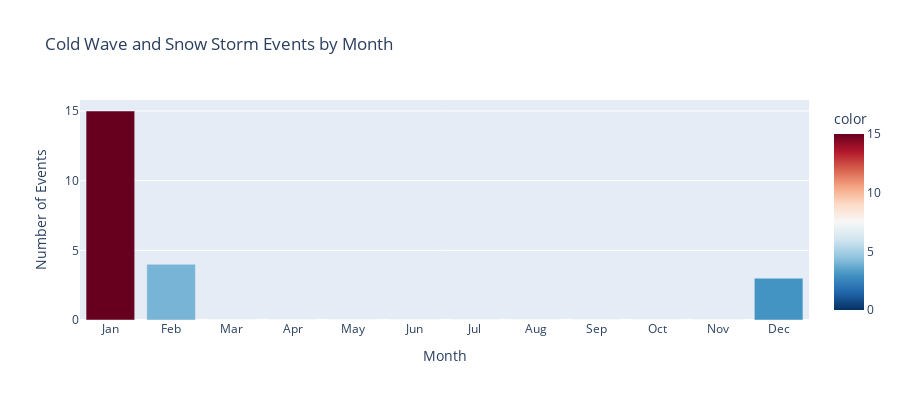

The notebook cell saved with this chart:
### Markdown cell above
## 10. Temporal Analysis - Events by Month

### Code cell
# Analyze events by month (cold waves typically winter months)
if len(impacts_df) > 0 and 'month' in impacts_df.columns:
    monthly_events = impacts_df.groupby('month')['id'].nunique()
    
    month_names = ['Jan', 'Feb', 'Mar', 'Apr', 'May', 'Jun', 
                   'Jul', 'Aug', 'Sep', 'Oct', 'Nov', 'Dec']
    
    fig = px.bar(
        x=month_names,
        y=[monthly_events.get(i+1, 0) for i in range(12)],
        title='Cold Wave and Snow Storm Events by Month',
        labels={'x': 'Month', 'y': 'Number of Events'},
        color=[monthly_events.get(i+1, 0) for i in range(12)],
        color_continuous_scale='RdBu_r'
    )
    fig.update_layout(height=400)
    fig.show()

### Figure 1 — Plotly figure (JSON) as saved in the notebook; plotly's stock layout.template omitted (floating-point values rounded to 4 significant figures)
{"data": [{"hovertemplate": "Month=%{x}<br>Number of Events=%{y}<br>color=%{marker.color}<extra></extra>", "legendgroup": "", "marker": {"color": [15, 4, 0, 0, 0, 0, 0, 0, 0, 0, 0, 3], "coloraxis": "coloraxis", "pattern": {"shape": ""}}, "name": "", "orientation": "v", "showlegend": false, "textposition": "auto", "type": "bar", "x": ["Jan", "Feb", "Mar", "Apr", "May", "Jun", "Jul", "Aug", "Sep", "Oct", "Nov", "Dec"], "xaxis": "x", "y": [15, 4, 0, 0, 0, 0, 0, 0, 0, 0, 0, 3], "yaxis": "y"}], "layout": {"barmode": "relative", "coloraxis": {"colorbar": {"title": {"text": "color"}}, "colorscale": [[0, "rgb(5,48,97)"], [0.1, "rgb(33,102,172)"], [0.2, "rgb(67,147,195)"], [0.3, "rgb(146,197,222)"], [0.4, "rgb(209,229,240)"], [0.5, "rgb(247,247,247)"], [0.6, "rgb(253,219,199)"], [0.7, "rgb(244,165,130)"], [0.8, "rgb(214,96,77)"], [0.9, "rgb(178,24,43)"], [1, "rgb(103,0,31)"]]}, "height": 400, "legend": {"tracegroupgap": 0}, "title": {"text": "Cold Wave and Snow Storm Events by Month"}, "xaxis": {"anchor": "y", "domain": [0, 1], "title": {"text": "Month"}}, "yaxis": {"anchor": "x", "domain": [0, 1], "title": {"text": "Number of Events"}}}}
